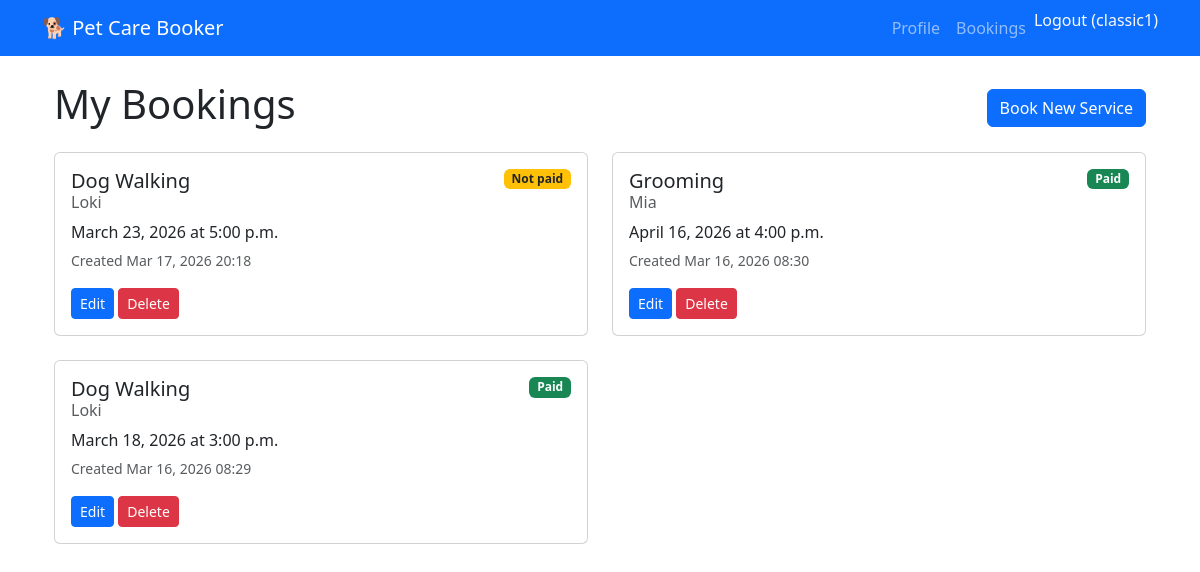
The page /accounts/bookings/ (signed in) on the database its author committed.
### accounts/models.py (models this page shows, shortened)
class Booking(models.Model):
    SERVICE_CHOICES = [
        ('dog_walking', 'Dog Walking'),
        ('grooming', 'Grooming'),
        ('boarding', 'Boarding'),
    ]
    user = models.ForeignKey(User, on_delete=models.CASCADE)
    service = models.CharField(max_length=20, choices=SERVICE_CHOICES)
    pet_name = models.CharField(max_length=100)
    date = models.DateField()
    time = models.TimeField()
    notes = models.TextField(blank=True)
    created = models.DateTimeField(auto_now_add=True)
    paid = models.BooleanField(default=False)  # <-- TRACKS PAID STATUS
    stripe_payment_intent = models.CharField(max_length=200, blank=True, null=True)  # Stripe payment ID
    amount_paid = models.DecimalField(max_digits=10, decimal_places=2, null=True, blank=True)  # £25.00

### accounts/views.py (the view)
# urls.py: path('bookings/', views.UserBookingsView.as_view(), name='bookings'),
class UserBookingsView(LoginRequiredMixin, ListView):
    model = Booking
    template_name = "accounts/bookings.html"
    context_object_name = "bookings"
    paginate_by = 10
    login_url = "login"
    redirect_field_name = "next"
    def get_queryset(self):
        return Booking.objects.filter(user=self.request.user).order_by("-created")
    def get_context_data(self, **kwargs):
        context = super().get_context_data(**kwargs)
        context["user"] = self.request.user
        return context

### accounts/templates/accounts/bookings.html (shortened to what this page needs)
{% extends "accounts/base.html" %}
{% block content %}
<div class="container mt-4">
  <div class="d-flex justify-content-between align-items-center mb-3">
    <h1>My Bookings</h1>
    <a href="{% url 'book' %}" class="btn btn-primary">Book New Service</a>
  </div>
  {% if bookings %}
    <div class="row">
      {% for booking in bookings %}
        <div class="col-md-6 mb-4">
          <div class="card h-100">
            <div class="card-body">
              <div class="d-flex justify-content-between align-items-start mb-2">
                <div>
                  <h5 class="card-title mb-1">
                    {{ booking.get_service_display }}
                  </h5>
                  <h6 class="card-subtitle text-muted">
                    {{ booking.pet_name }}
                  </h6>
                </div>
                {% if booking.paid %}
                  <span class="badge bg-success">Paid</span>
                {% else %}
                  <span class="badge bg-warning text-dark">Not paid</span>
                {% endif %}
              </div>
              <p class="card-text mb-1">
                {{ booking.date|date:"F j, Y" }}
                at
                {{ booking.time|time:"g:i a" }}
              </p>
              <p class="card-text">
                <small class="text-muted">
                  Created {{ booking.created|date:"M d, Y" }} {{ booking.created|time:"H:i" }}
                </small>
              </p>
              <div class="mt-2">
                <a href="{% url 'booking-update' booking.id %}" class="btn btn-sm btn-primary">
                  Edit
                </a>
                <a href="{% url 'booking-delete' booking.id %}" class="btn btn-sm btn-danger">
                  Delete
                </a>
              </div>
            </div>
          </div>
        </div>
      {% endfor %}
    </div>
  {% else %}
    <div class="text-center py-5">
      <h3>You have no bookings yet</h3>
      <p class="text-muted">Book your first pet care service!</p>
      <a href="{% url 'book' %}" class="btn btn-primary btn-lg">Book Now</a>
    </div>
  {% endif %}
</div>
{% endblock %}

### accounts/templates/accounts/base.html (shortened to what this page needs)
<!DOCTYPE html>
<html lang="en">
<head>
    <link href="https://cdn.jsdelivr.net/npm/bootstrap@5.3.3/dist/css/bootstrap.min.css" rel="stylesheet">
    {% load crispy_forms_tags %}
</head>
<body>
    <nav class="navbar navbar-expand-lg navbar-dark bg-primary">
        <div class="container">
            <a class="navbar-brand" href="{% url 'home' %}">🐕 Pet Care Booker</a>
            <div class="navbar-nav ms-auto">
                {% if user.is_authenticated %}
                    <a class="nav-link" href="{% url 'profile' %}">Profile</a>
                    <a class="nav-link" href="{% url 'bookings' %}">Bookings</a>
                    <form method="post" action="{% url 'logout' %}" class="d-inline">
                        <button type="submit" class="nav-link btn btn-link p-0 border-0 bg-transparent text-light logout-btn">
                            Logout ({{ user.username }})
                        </button>
                    </form>
                {% else %}
                    <a class="nav-link" href="{% url 'login' %}">Login</a>
                    <a class="nav-link" href="{% url 'signup' %}">Sign Up</a>
                {% endif %}
            </div>
        </div>
    </nav>
    <main class="container mt-4">
        {% block content %}
        {% endblock %}
    </main>
</body>
</html>

### rows shown on the page
Booking: service "Dog Walking", pet_name "Loki", paid "Not paid", date "March 23, 2026", time "5:00 p.m.", created "Mar 17, 2026", created "20:18"
Booking: service "Grooming", pet_name "Mia", paid "Paid", date "April 16, 2026", time "4:00 p.m.", created "Mar 16, 2026", created "08:30"
Booking: service "Dog Walking", pet_name "Loki", paid "Paid", date "March 18, 2026", time "3:00 p.m.", created "Mar 16, 2026", created "08:29"

### other values the page prints
{{ user.username }} "classic1"
